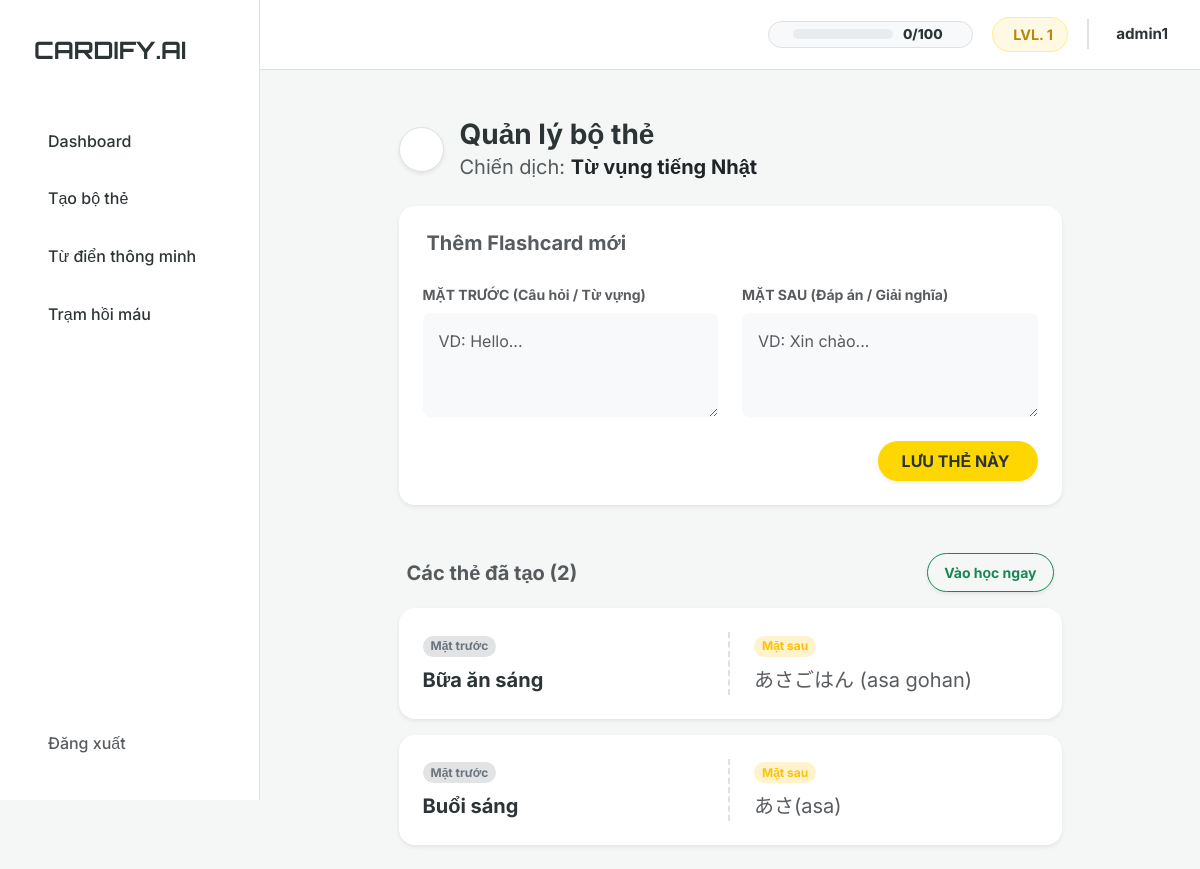
Page /deck/2/add-card/ (signed in) on the committed database.
### flashcards/models.py (models this page shows, shortened)
class Deck(models.Model):
    user = models.ForeignKey(User, on_delete=models.CASCADE)
    title = models.CharField(max_length=200)
    description = models.TextField(blank=True)
    is_public = models.BooleanField(default=False) # True = Đưa lên Kho thẻ cộng đồng
    created_at = models.DateTimeField(auto_now_add=True)

class Flashcard(models.Model):
    deck = models.ForeignKey(Deck, related_name='cards', on_delete=models.CASCADE)
    front_side = models.TextField()
    back_side = models.TextField()

### flashcards/views.py (the view)
# urls.py: path('deck/<int:deck_id>/add-card/', views.add_card, name='add_card'),
@login_required(login_url='/admin/login/')
def add_card(request, deck_id):
    deck = get_object_or_404(Deck, id=deck_id, user=request.user)
    if request.method == 'POST':
        front = request.POST.get('front_side')
        back = request.POST.get('back_side')
        Flashcard.objects.create(deck=deck, front_side=front, back_side=back)
        return redirect('add_card', deck_id=deck.id)
    cards = deck.cards.all().order_by('-id')
    return render(request, 'flashcards/add_card.html', {'deck': deck, 'cards': cards})

### flashcards/templates/flashcards/add_card.html (shortened to what this page needs)
{% extends 'flashcards/base.html' %}
{% block content %}
<div class="row justify-content-center mt-4">
    <div class="col-lg-9">
        <div class="d-flex align-items-center mb-4" data-aos="fade-down">
            <a href="{% url 'dashboard' %}" class="btn btn-white rounded-circle p-2 shadow-sm me-3 border" style="width: 45px; height: 45px; display: flex; align-items: center; justify-content: center; background: white;">
            </a>
            <div>
                <h3 class="fw-bold mb-0" style="color: var(--dark-text);">
                     Quản lý bộ thẻ
                </h3>
                <p class="text-muted mb-0 fs-5">Chiến dịch: <span class="fw-bold text-dark">{{ deck.title }}</span></p>
            </div>
        </div>
        <div class="card border-0 shadow-sm rounded-4 p-4 mb-5" style="background-color: var(--white);" data-aos="fade-up">
            <h5 class="fw-bold text-muted mb-4">
                 Thêm Flashcard mới
            </h5>
            <form method="POST">
                <div class="row g-4">
                    <div class="col-md-6">
                        <label class="form-label fw-bold text-muted small">MẶT TRƯỚC (Câu hỏi / Từ vựng)</label>
                        <textarea name="front_side" class="form-control bg-light border-0 shadow-none rounded-3 p-3" rows="3" placeholder="VD: Hello..." required></textarea>
                    </div>
                    <div class="col-md-6">
                        <label class="form-label fw-bold text-muted small">MẶT SAU (Đáp án / Giải nghĩa)</label>
                        <textarea name="back_side" class="form-control bg-light border-0 shadow-none rounded-3 p-3" rows="3" placeholder="VD: Xin chào..." required></textarea>
                    </div>
                </div>
                <div class="text-end mt-4">
                    <button type="submit" class="btn btn-yellow px-4 py-2 rounded-pill fw-bold shadow-sm">
                        LƯU THẺ NÀY
                    </button>
                </div>
            </form>
        </div>
        <div data-aos="fade-up" data-aos-delay="100">
            <div class="d-flex justify-content-between align-items-center mb-3 px-2">
                <h5 class="fw-bold text-muted mb-0">Các thẻ đã tạo ({{ cards.count }})</h5>
                {% if cards.count > 0 %}
                    <a href="{% url 'arena' deck.id %}" class="btn btn-sm btn-outline-success fw-bold rounded-pill px-3 py-2 shadow-sm">
                         Vào học ngay
                    </a>
                {% endif %}
            </div>
            <div class="row g-3">
                {% for card in cards %}
                <div class="col-12">
                    <div class="card border-0 shadow-sm rounded-4" style="background-color: var(--white);">
                        <div class="card-body p-3 p-md-4">
                            <div class="row align-items-center">
                                <div class="col-md-6 border-end-md mb-3 mb-md-0">
                                    <span class="badge bg-secondary-subtle text-secondary mb-2 rounded-pill px-2">Mặt trước</span>
                                    <p class="mb-0 fw-bold fs-5" style="color: var(--dark-text);">{{ card.front_side }}</p>
                                </div>
                                <div class="col-md-6 ps-md-4">
                                    <span class="badge bg-warning-subtle text-warning mb-2 rounded-pill px-2">Mặt sau</span>
                                    <p class="mb-0 text-muted fs-5">{{ card.back_side }}</p>
                                </div>
                            </div>
                        </div>
                    </div>
                </div>
                {% endfor %}
            </div>
        </div>
    </div>
</div>
{% endblock %}

### flashcards/templates/flashcards/base.html (shortened to what this page needs)
{% load static %}
<!DOCTYPE html>
<html lang="vi">
<head>
    <link href="https://cdn.jsdelivr.net/npm/bootstrap@5.3.0/dist/css/bootstrap.min.css" rel="stylesheet">
    <link href="https://unpkg.com/aos@2.3.1/dist/aos.css" rel="stylesheet">
    <link rel="stylesheet" href="{% static 'css/style.css' %}">
</head>
<body>
<div class="main-wrapper">
    <aside class="sidebar">
        <a href="{% url 'dashboard' %}" class="brand-logo">
             CARDIFY.AI
        </a>
        <ul class="nav-menu">
            <li class="nav-item">
                <a href="{% url 'dashboard' %}" class="nav-link {% if request.resolver_match.url_name == 'dashboard' %}active{% endif %}">
                     Dashboard
                </a>
            </li>
            <li class="nav-item">
                <a href="{% url 'create_deck' %}" class="nav-link {% if request.resolver_match.url_name == 'create_deck' %}active{% endif %}">
                     Tạo bộ thẻ
                </a>
            </li>
            <li class="nav-item">
                <a href="{% url 'dictionary' %}" class="nav-link {% if 'dictionary' in request.path %}active{% endif %}">
                     Từ điển thông minh
                </a>
            </li>
            <li class="nav-item">
                <a href="{% url 'pomodoro' %}" class="nav-link {% if request.resolver_match.url_name == 'pomodoro' %}active{% endif %}">
                     Trạm hồi máu
                </a>
            </li>
        </ul>
        <div class="mt-auto">
            <a href="javascript:void(0)" onclick="document.getElementById('logout-form').submit();" class="nav-link text-muted">
                 Đăng xuất
            </a>
        </div>
    </aside>
    <main class="content-area">
        <header class="top-navbar">
            {% if user.is_authenticated %}
            <div class="user-status-wrapper">
                <div class="energy-bar-container">
                    <div class="progress energy-progress">
                    </div>
                    <span class="energy-text">{{ user.profile.energy|default:0 }}/100</span>
                </div>
                <div class="stat-badge level-badge">
                    <span>LVL. {{ user.profile.level|default:1 }}</span>
                </div>
                <div class="user-profile-info">
                    <span class="username-text ms-1">{{ user.username }}</span>
                </div>
            </div>
            {% endif %}
        </header>
        <div class="container-fluid p-4">
            {% block content %}{% endblock %}
        </div>
    </main>
</div>
</body>
</html>

### static/css/style.css (style rules this page uses)
:root { --primary-yellow: #FFD700; --primary-orange: #FF9800; --soft-yellow: #FFF9E3; --dark-text: #2D3436; --light-gray: #F4F7F6; --white: #FFFFFF; --border-color: #E0E0E0; --sidebar-width: 260px; --danger-red: #dc3545; --soft-red: #fff5f5; }
body { background-color: var(--light-gray); color: var(--dark-text); font-family: 'Inter', sans-serif; margin: 0; }
.main-wrapper { display: flex; min-height: 100vh; }
.sidebar { width: var(--sidebar-width); background-color: var(--white); border-right: 1px solid var(--border-color); position: fixed; height: 100vh; padding: 2rem 1.5rem; display: flex; flex-direction: column; z-index: 1000; }
.brand-logo { font-family: 'Orbitron', sans-serif; font-size: 1.5rem; font-weight: bold; color: var(--dark-text); text-decoration: none; margin-bottom: 3rem; display: flex; align-items: center; gap: 10px; }
.nav-menu { list-style: none; padding: 0; flex-grow: 1; }
.nav-item { margin-bottom: 0.5rem; }
.nav-link { display: flex; align-items: center; padding: 0.8rem 1rem; color: var(--dark-text); text-decoration: none; border-radius: 8px; transition: all 0.3s; font-weight: 500; }
.content-area { margin-left: var(--sidebar-width); flex-grow: 1; display: flex; flex-direction: column; }
.top-navbar { height: 70px; background-color: var(--white); border-bottom: 1px solid var(--border-color); display: flex; align-items: center; justify-content: flex-end; padding: 0 2rem; position: sticky; top: 0; z-index: 100; }
.user-status-wrapper { display: flex; align-items: center; gap: 1.2rem; }
.energy-bar-container { display: flex; align-items: center; gap: 10px; background: #f8f9fa; padding: 6px 14px; border-radius: 50px; border: 1px solid var(--border-color); }
.energy-progress { width: 100px; height: 10px !important; background-color: #e9ecef; border-radius: 10px; overflow: hidden; margin-bottom: 0; }
.energy-text { font-size: 0.85rem; font-weight: 800; color: var(--dark-text); min-width: 55px; line-height: 1; }
.stat-badge { padding: 6px 14px; border-radius: 50px; font-size: 0.9rem; font-weight: bold; display: flex; align-items: center; gap: 6px; }
.level-badge { color: #B8860B; background: var(--soft-yellow); border: 1px solid #faf089; }
.user-profile-info { display: flex; align-items: center; gap: 8px; padding-left: 15px; border-left: 2px solid var(--border-color); height: 30px; }
.username-text { font-weight: 700; font-size: 0.95rem; color: var(--dark-text); }
.card { background: var(--white); border: 1px solid var(--border-color); border-radius: 12px; box-shadow: 0 4px 6px rgba(0,0,0,0.02); transition: transform 0.2s, box-shadow 0.2s; }
.btn-yellow { background-color: var(--primary-yellow); color: var(--dark-text); border: none; font-weight: bold; border-radius: 8px; padding: 10px 24px; transition: all 0.3s; }

### flashcards/templates/flashcards/add_card.html (style rules this page uses)
@media (min-width: 768px) { .border-end-md { border-right: 2px dashed var(--border-color); } }

### rows in the picture
Deck: title "Từ vụng tiếng Nhật"
Flashcard: front_side "Bữa ăn sáng", back_side "あさごはん (asa gohan)"
Flashcard: front_side "Buổi sáng", back_side "あさ(asa)"

### other values in the picture
{{ user.profile.energy|default:0 }} "0"
{{ user.profile.level|default:1 }} "1"
{{ user.username }} "admin1"
{{ cards.count }} "2"
